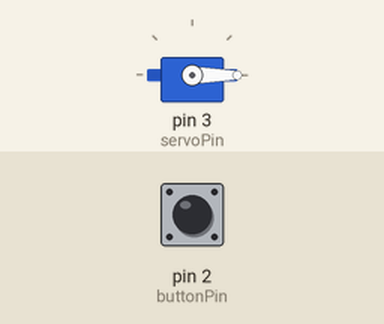
Simulated run of this sketch. Board: Arduino Uno, built with avr-gcc and run on an emulated ATmega328P. Parts: servo. The test bench sets the inputs (shaded band); at power-on: pin 2 (buttonPin) LOW.

Above: at 1.2 s.
1.3 s: pin 2 (buttonPin) pulled HIGH for 0.15 s
At 1.37 s:
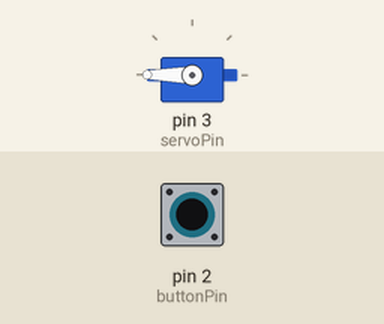
2.9 s: pin 2 (buttonPin) pulled HIGH for 3.2 s
At 6.9 s:
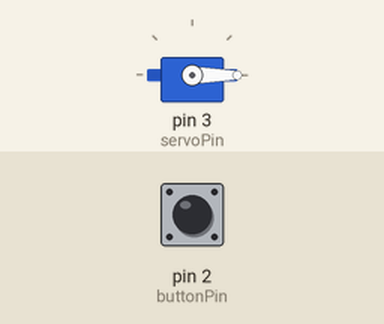
Timing chart, 0 to 8.4 s (numbered marks = the images above; inputs shaded):
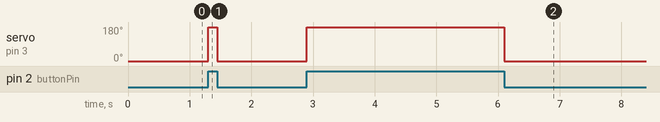

The sketch:

servo_control_with_button.ino
```cpp
#include <Servo.h>

Servo TP;

const int buttonPin = 2;
const int servoPin = 3;
int buttonState = 0;

void setup() {
  // put your setup code here, to run once:
  TP.attach(servoPin);
  pinMode(servoPin, OUTPUT);
  pinMode(buttonPin, INPUT);
}

void loop() {
  // put your main code here, to run repeatedly:
  buttonState = digitalRead(buttonPin);

  if(buttonState == HIGH){
    TP.write(180);
  }else{
    TP.write(0);
  }
}
```

Measured:
- after the input at 1.3 s, servo on pin 3 (servoPin): 0° → 180° at once, → 0° 0.15 s later
- after the input at 2.9 s, servo on pin 3 (servoPin): 0° → 180° at once, → 0° 3.2 s later
